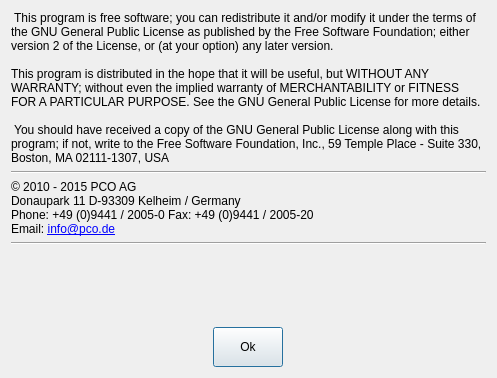
<?xml version="1.0" encoding="UTF-8"?>
<ui version="4.0">
 <class>InfoPopup</class>
 <widget class="QDialog" name="InfoPopup">
  <property name="geometry">
   <rect>
    <x>0</x>
    <y>0</y>
    <width>497</width>
    <height>378</height>
   </rect>
  </property>
  <property name="sizePolicy">
   <sizepolicy hsizetype="MinimumExpanding" vsizetype="MinimumExpanding">
    <horstretch>0</horstretch>
    <verstretch>0</verstretch>
   </sizepolicy>
  </property>
  <property name="windowTitle">
   <string>InfoPopup</string>
  </property>
  <property name="windowIcon">
   <iconset resource="qt_pco_camera.qrc">
    <normaloff>:/Resources/PCOApp.ico</normaloff>:/Resources/PCOApp.ico</iconset>
  </property>
  <layout class="QVBoxLayout" name="verticalLayout_4">
   <item>
    <layout class="QVBoxLayout" name="verticalLayout">
     <item>
      <widget class="QLabel" name="label">
       <property name="text">
        <string> This program is free software; you can redistribute it and/or modify it under the terms of the GNU General Public License as published by the Free Software Foundation; either version 2 of the License, or (at your option) any later version.

This program is distributed in the hope that it will be useful, but WITHOUT ANY WARRANTY; without even the implied warranty of MERCHANTABILITY or FITNESS FOR A PARTICULAR PURPOSE. See the GNU General Public License for more details. 

 You should have received a copy of the GNU General Public License along with this program; if not, write to the Free Software Foundation, Inc., 59 Temple Place - Suite 330, Boston, MA 02111-1307, USA   </string>
       </property>
       <property name="wordWrap">
        <bool>true</bool>
       </property>
      </widget>
     </item>
    </layout>
   </item>
   <item>
    <widget class="Line" name="line">
     <property name="orientation">
      <enum>Qt::Horizontal</enum>
     </property>
    </widget>
   </item>
   <item>
    <layout class="QVBoxLayout" name="verticalLayout_3">
     <item>
      <widget class="QLabel" name="label_2">
       <property name="text">
        <string> &amp;copy; 2010 - 2015 PCO AG&lt;br&gt;Donaupark 11 D-93309  Kelheim / Germany&lt;br&gt; Phone: +49 (0)9441 / 2005-0   Fax: +49 (0)9441 / 2005-20 &lt;br&gt; Email: &lt;a href=&quot;mailto:info@pco.de&quot;&gt;info@pco.de&lt;/a&gt;</string>
       </property>
       <property name="textFormat">
        <enum>Qt::RichText</enum>
       </property>
       <property name="wordWrap">
        <bool>true</bool>
       </property>
       <property name="openExternalLinks">
        <bool>true</bool>
       </property>
      </widget>
     </item>
    </layout>
   </item>
   <item>
    <widget class="Line" name="line_2">
     <property name="orientation">
      <enum>Qt::Horizontal</enum>
     </property>
    </widget>
   </item>
   <item>
    <spacer name="verticalSpacer">
     <property name="orientation">
      <enum>Qt::Vertical</enum>
     </property>
     <property name="sizeHint" stdset="0">
      <size>
       <width>20</width>
       <height>40</height>
      </size>
     </property>
    </spacer>
   </item>
   <item>
    <layout class="QVBoxLayout" name="verticalLayout_2">
     <item alignment="Qt::AlignHCenter">
      <widget class="QPushButton" name="pushButton">
       <property name="minimumSize">
        <size>
         <width>70</width>
         <height>40</height>
        </size>
       </property>
       <property name="maximumSize">
        <size>
         <width>70</width>
         <height>40</height>
        </size>
       </property>
       <property name="text">
        <string>Ok</string>
       </property>
      </widget>
     </item>
    </layout>
   </item>
  </layout>
 </widget>
 <layoutdefault spacing="6" margin="11"/>
 <resources>
  <include location="qt_pco_camera.qrc"/>
 </resources>
 <connections>
  <connection>
   <sender>pushButton</sender>
   <signal>clicked()</signal>
   <receiver>InfoPopup</receiver>
   <slot>accept()</slot>
   <hints>
    <hint type="sourcelabel">
     <x>217</x>
     <y>264</y>
    </hint>
    <hint type="destinationlabel">
     <x>283</x>
     <y>259</y>
    </hint>
   </hints>
  </connection>
 </connections>
</ui>
